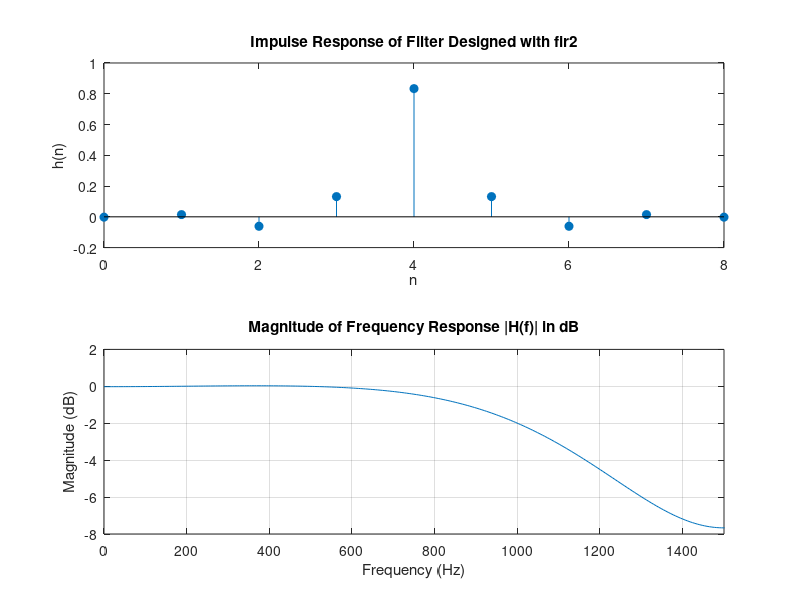

Reproduce this figure in MATLAB.
% Filter specifications
N = 9;            % Filter length (number of taps)
fs = 3000;       % Sampling frequency in Hz
fp = 1000;        % Passband frequency in Hz
f_nyquist = fs / 2;  % Nyquist frequency

% Normalize the frequencies to the Nyquist frequency
normalized_freq = [0, fp / f_nyquist, 1];  % 0 to normalized cutoff, then 1
magnitude = [1, 1, 0];  % Desired magnitude response (1 in passband, 0 in stopband)

% Use fir2 to design the filter
h_fir2 = fir2(N - 1, normalized_freq, magnitude);

% Display the filter coefficients
disp('Filter Coefficients using fir2:');
disp(h_fir2);

% Plot the impulse response
figure;
subplot(2, 1, 1);
stem(0:N-1, h_fir2, 'filled');
title('Impulse Response of Filter Designed with fir2');
xlabel('n');
ylabel('h(n)');

% Calculate and plot the frequency response in dB
H_freq = fft(h_fir2, 512);         % Use a high number of points for smooth frequency plot
f = (0:511) * fs / 512;            % Frequency vector for plotting
magnitude_dB = 20 * log10(abs(H_freq));  % Convert magnitude to dB

subplot(2, 1, 2);
plot(f, magnitude_dB);
title('Magnitude of Frequency Response |H(f)| in dB');
xlabel('Frequency (Hz)');
ylabel('Magnitude (dB)');
xlim([0 fs/2]);                    % Limit the x-axis to the Nyquist frequency
grid on;
